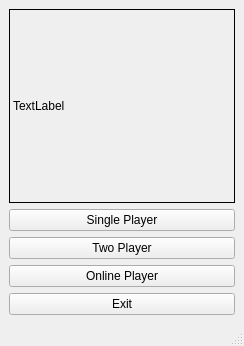
<?xml version="1.0" encoding="UTF-8"?>
<ui version="4.0">
 <class>Othello_game</class>
 <widget class="QMainWindow" name="Othello_game">
  <property name="geometry">
   <rect>
    <x>0</x>
    <y>0</y>
    <width>244</width>
    <height>346</height>
   </rect>
  </property>
  <property name="windowTitle">
   <string>MainWindow</string>
  </property>
  <widget class="QWidget" name="centralwidget">
   <layout class="QGridLayout" name="gridLayout">
    <item row="0" column="0">
     <layout class="QVBoxLayout" name="verticalLayout">
      <item>
       <widget class="QLabel" name="label">
        <property name="frameShape">
         <enum>QFrame::Panel</enum>
        </property>
        <property name="text">
         <string>TextLabel</string>
        </property>
       </widget>
      </item>
      <item>
       <widget class="QPushButton" name="Single_Player">
        <property name="text">
         <string>Single Player</string>
        </property>
       </widget>
      </item>
      <item>
       <widget class="QPushButton" name="Two_Player">
        <property name="text">
         <string>Two Player</string>
        </property>
       </widget>
      </item>
      <item>
       <widget class="QPushButton" name="pushButton_3">
        <property name="text">
         <string>Online Player</string>
        </property>
       </widget>
      </item>
      <item>
       <widget class="QPushButton" name="pushButton_4">
        <property name="text">
         <string>Exit</string>
        </property>
       </widget>
      </item>
     </layout>
    </item>
   </layout>
   <zorder>Single_Player</zorder>
   <zorder>Two_Player</zorder>
   <zorder>pushButton_3</zorder>
   <zorder>pushButton_4</zorder>
   <zorder>label</zorder>
   <zorder>Single_Player</zorder>
  </widget>
  <widget class="QMenuBar" name="menubar">
   <property name="geometry">
    <rect>
     <x>0</x>
     <y>0</y>
     <width>244</width>
     <height>21</height>
    </rect>
   </property>
  </widget>
  <widget class="QStatusBar" name="statusbar"/>
 </widget>
 <resources/>
 <connections/>
</ui>
